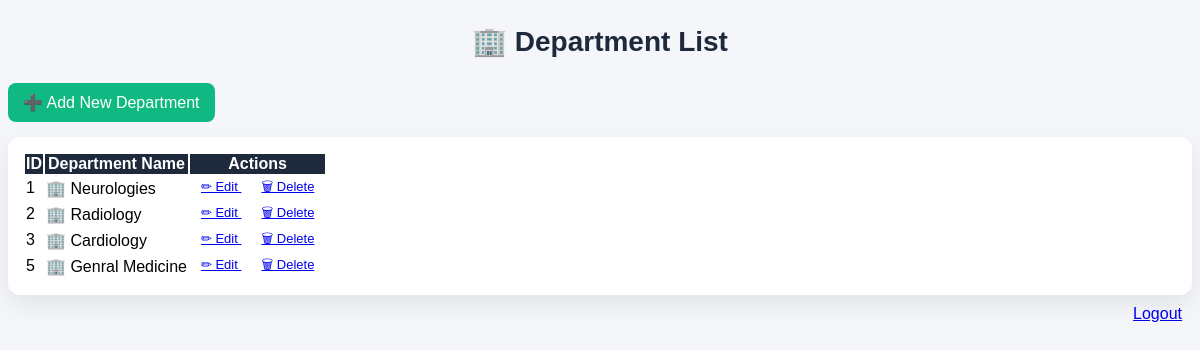
Screenshot of /happ/department_list/ with the database file from the repository.
### happ/models.py (models this page shows, shortened)
class Department(models.Model):
    department_id = models.AutoField(primary_key=True)
    department_name = models.CharField(max_length=100)

### happ/views.py (the view)
# urls.py: path('department_list/', views.view_department, name='department_list'),
def view_department(request):
    departments = Department.objects.all()
    return render(request, "view_department.html", {"departments": departments})

### happ/templates/view_department.html (shortened to what this page needs)
{% block content %}
<div class="container py-4">
    <div class="page-title">🏢 Department List</div>
    <a href="{% url 'add_department' %}" class="add-btn">
        ➕ Add New Department
    </a>
    <div class="table-card">
        <div class="table-responsive">
            <table class="table align-middle text-center mb-0">
                <thead>
                    <tr>
                        <th>ID</th>
                        <th>Department Name</th>
                        <th>Actions</th>
                    </tr>
                </thead>
                <tbody>
                    {% for dept in departments %}
                    <tr>
                        <td>{{ dept.department_id }}</td>
                        <td class="fw-semibold">
                            🏢 {{ dept.department_name }}
                        </td>
                        <td>
                            <a href="{% url 'update_department' dept.department_id %}"
                               class="btn btn-sm btn-outline-warning">
                                ✏ Edit
                            </a>
                            <a href="{% url 'delete_department' dept.department_id %}"
                               class="btn btn-sm btn-outline-danger">
                                🗑 Delete
                            </a>
                        </td>
                    </tr>
                    {% empty %}
                    <tr>
                        <td colspan="3" class="empty">
                            No departments found
                        </td>
                    </tr>
                    {% endfor %}
                </tbody>
            </table>
        </div>
    </div>
</div>
{% endblock %}
<div style="text-align:right;padding:10px;"><a href="{% url 'logout' %}">Logout</a></div>

### happ/templates/view_department.html (style rules this page uses)
.page-title { text-align:center; font-size:28px; font-weight:bold; color:#1e293b; margin:25px 0; }
.add-btn { display:inline-block; background:#10b981; color:white; padding:10px 15px; border-radius:8px; text-decoration:none; margin-bottom:15px; transition:0.3s; }
.table-card { background:white; border-radius:12px; box-shadow:0 10px 25px rgba(0,0,0,0.08); padding:15px; }
.table thead { background:#1e293b; color:white; }
.btn-sm { border-radius:8px; font-size:13px; padding:5px 10px; }

### rows the page displays
Department: department_id "1", department_name "Neurologies"
Department: department_id "2", department_name "Radiology"
Department: department_id "3", department_name "Cardiology"
Department: department_id "5", department_name "Genral Medicine"
